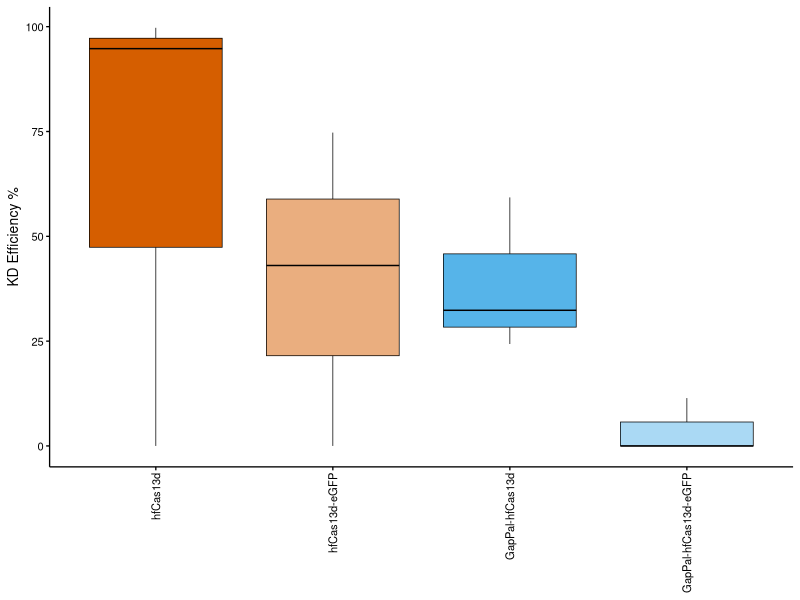
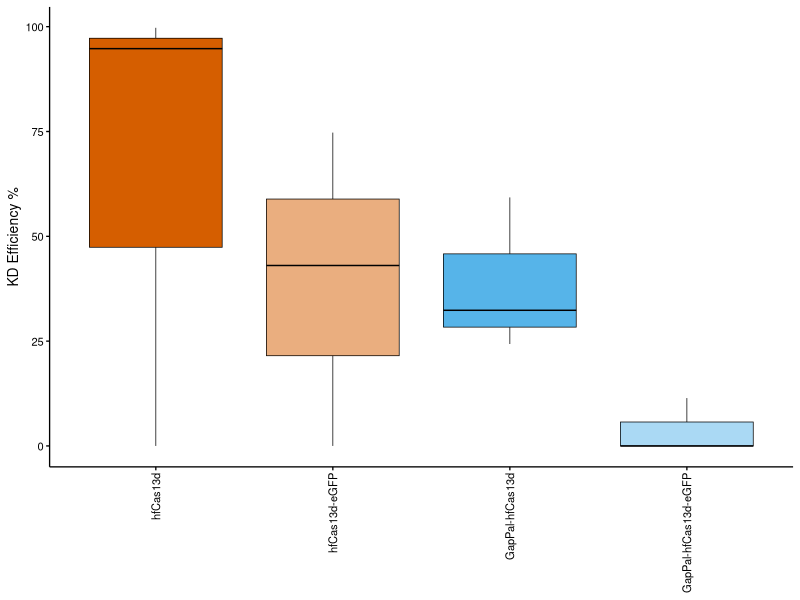

Here is the R script that generated these plots, in order:
## ----setup, include=FALSE-------------------------------------------------------------------------------------------------
knitr::opts_chunk$set(echo = TRUE)
library(readxl)
library(ggpubr)
library(tidyverse)


## ----dataLoad-------------------------------------------------------------------------------------------------------------
data_all <- read_excel("gapPal_qPCR_summary.xlsx")


## ----consSort-------------------------------------------------------------------------------------------------------------
# loading constitutive data
data_cons <- data_all %>%
  filter(construct == "pDT012dc" | 
           construct == "pDT012dGc" | 
           construct == "pDT013dc" | 
           construct == "pDT013dGc") %>%
  filter(mmp24_kd != 1) %>%
  mutate(construct = fct_relevel(construct, "pDT012dc", "pDT013dc", 
                                 "pDT012dGc", "pDT013dGc"))

# plotting constitutive data
fig_4e <- ggplot(data_cons %>%
                      mutate(construct = case_when(construct == "pDT012dc" ~ 
                                                     "hfCas13d",
                                                   construct == "pDT013dc" ~ 
                                                     "GapPal-hfCas13d",
                                                   construct == "pDT012dGc" ~ 
                                                     "hfCas13d-eGFP",
                                                   construct == "pDT013dGc" ~ 
                                                     "GapPal-hfCas13d-eGFP")) %>%
                      mutate(construct = fct_relevel(construct, 
                                                     "hfCas13d",
                                                     "hfCas13d-eGFP",
                                                     "GapPal-hfCas13d",
                                                     "GapPal-hfCas13d-eGFP")) %>%
                               mutate(construct_alpha = case_when(construct == "hfCas13d" ~ "dark",
                                                                  construct == "GapPal-hfCas13d" ~ "dark",
                                                                  construct == "hfCas13d-eGFP" ~ "light",
                                                                  construct == "GapPal-hfCas13d-eGFP" ~ "light"),
                                      construct_fill = case_when(construct == "hfCas13d" ~ "cas",
                                                                  construct == "GapPal-hfCas13d" ~ "axon",
                                                                  construct == "hfCas13d-eGFP" ~ "cas",
                                                                  construct == "GapPal-hfCas13d-eGFP" ~ "axon")), 
                    aes(x = construct, y = mmp24_kd * 100, 
                        fill = construct_fill, 
                        alpha = construct_alpha)) +
  scale_alpha_manual(values = c(1, 0.5)) +
  geom_boxplot(color = "black", linewidth = 0.25) + 
  theme_classic(base_size = 10) +
  labs(y = "KD Efficiency %", x = "") +
  scale_fill_manual(values = c("#56B4E9", "#D55E00")) +
  theme(axis.text.x = element_text(color = "black",
                                   angle = 90, vjust = 0.5, hjust=1),
        axis.text.y = element_text(color = "black"),
        axis.title.x = element_blank(),
        axis.ticks = element_line(color = "black"),
        legend.position = "none"); fig_4e
ggsave("fig_4e.pdf", plot = fig_4e, units = "in",
       height = 2.36, width = 3.36)


## ----sessionInfo----------------------------------------------------------------------------------------------------------
sessionInfo()

